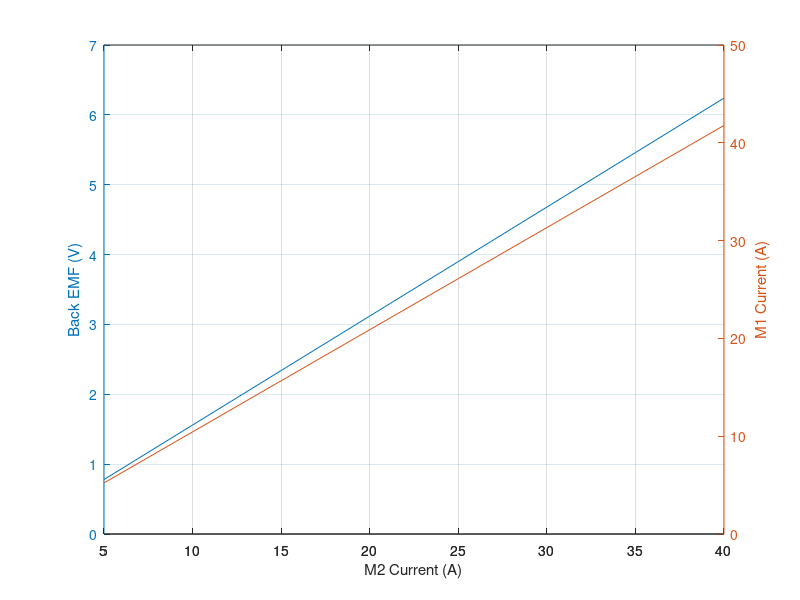

MATLAB code to generate this figure:
R1 = 0.089;
R2 = 0.156;
%R2 = 0.15;
I2 = 5:5:40;
N = length(I2);
eta = 0.6;

I1 = zeros(1,N);
Vemf = zeros(1,N);
V1 = zeros(1,N);
P1 = zeros(1,N);
P2 = zeros(1,N);

for i = 1:1:length(I2)
  I1(i) = max(roots([R1, (I2(i)*R2), -(I2(i)^2*R2/eta)]));
  Vemf(i) = I2(i) * R2;
  P1(i) = I1(i).^2*R1 + I1(i)*Vemf(i);
  V1(i) = I1(i)*R1 + Vemf(i);
  P2(i) = Vemf(i) * I2(i);
end

ax = plotyy(I2, Vemf, I2, I1);
xlabel("M2 Current (A)")
%ylabel(ax(1), "M1 Drive Voltage (V)")
ylabel(ax(1), "Back EMF (V)")
ylabel(ax(2), "M1 Current (A)")
grid on

V1
I1
I2
P2

% Achievable on 12V supply: [I1, I2, P2]
%  0.45 ohms: 26, 20, 180
%  0.3  ohms: 34, 28, 235
%  0.25 ohms: 37, 32, 256
%  0.2  ohms: 45, 40, 320
%  0.15 ohms: 45, 44, 290
%
%
%

% Efficiency:
%  Assume chain drive is 100% efficient
%  Assume gears are 90% efficienct
%  E30-400 @ 45A is about 76% efficient
%  
%
